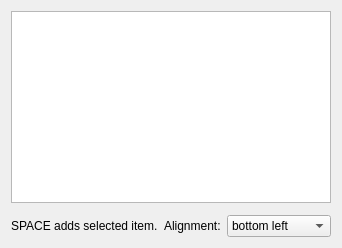
      <widget class="QWidget" name="tabWidgetPage2">
       <attribute name="title">
        <string>Add items</string>
       </attribute>
       <layout class="QVBoxLayout" name="verticalLayout_8">
        <item>
         <widget class="RuminaGraphicsView" name="fileView"/>
        </item>
        <item>
         <widget class="RuminaTabBar" name="tabs" native="true"/>
        </item>
        <item>
         <layout class="QHBoxLayout" name="horizontalLayout_4">
          <item>
           <widget class="QLabel" name="label_18">
            <property name="sizePolicy">
             <sizepolicy hsizetype="Expanding" vsizetype="Preferred">
              <horstretch>0</horstretch>
              <verstretch>0</verstretch>
             </sizepolicy>
            </property>
            <property name="text">
             <string>SPACE adds selected item.</string>
            </property>
           </widget>
          </item>
          <item>
           <widget class="QLabel" name="label_19">
            <property name="text">
             <string>Alignment:</string>
            </property>
           </widget>
          </item>
          <item>
           <widget class="QComboBox" name="comboBox">
            <property name="sizePolicy">
             <sizepolicy hsizetype="Minimum" vsizetype="Fixed">
              <horstretch>0</horstretch>
              <verstretch>0</verstretch>
             </sizepolicy>
            </property>
            <item>
             <property name="text">
              <string>bottom left</string>
             </property>
            </item>
            <item>
             <property name="text">
              <string>bottom center</string>
             </property>
            </item>
            <item>
             <property name="text">
              <string>bottom right</string>
             </property>
            </item>
            <item>
             <property name="text">
              <string>center left</string>
             </property>
            </item>
            <item>
             <property name="text">
              <string>center center</string>
             </property>
            </item>
            <item>
             <property name="text">
              <string>center right</string>
             </property>
            </item>
            <item>
             <property name="text">
              <string>top left</string>
             </property>
            </item>
            <item>
             <property name="text">
              <string>top center</string>
             </property>
            </item>
            <item>
             <property name="text">
              <string>top right</string>
             </property>
            </item>
           </widget>
          </item>
         </layout>
        </item>
       </layout>
      </widget>
